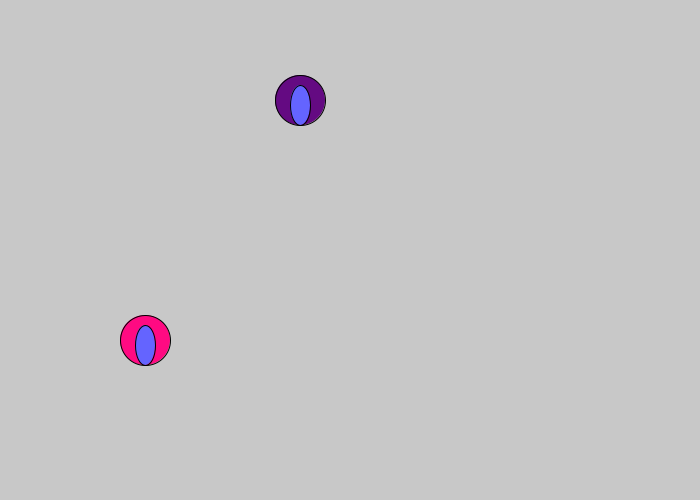
Frame 1 (no input)
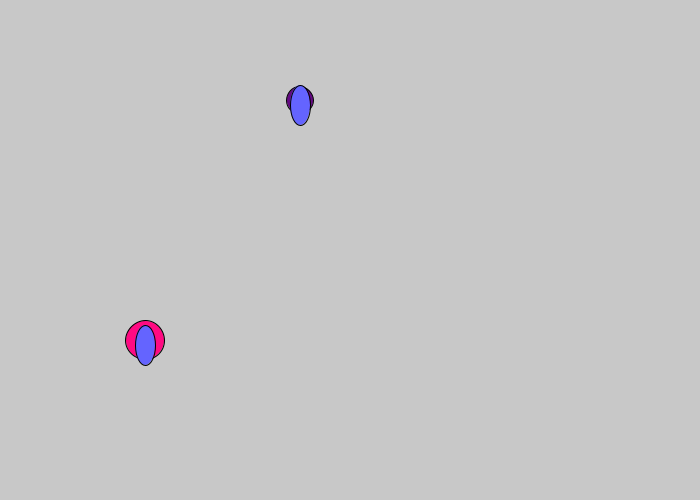
Frame 60 (the mouse pressed at the canvas centre just before this capture)
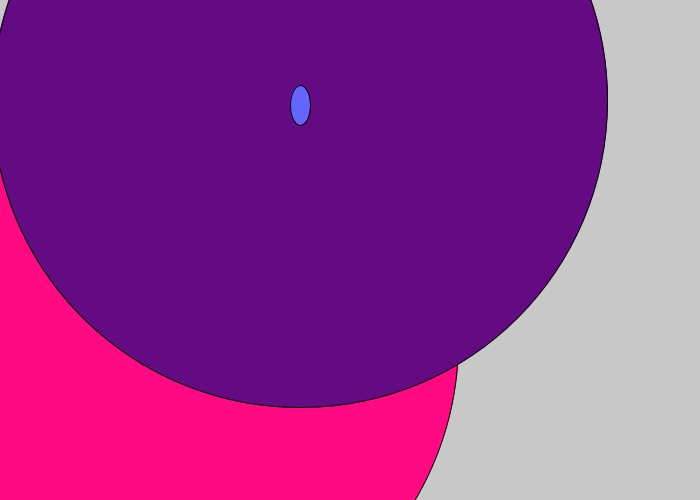
Frame 120 (the mouse held since frame 60 and released just before this capture)

The Processing sketch that drew these frames (run headless with seeded random() and noise(); from frame 60 on, the mouse is pressed at the canvas centre):

// Processing sketch: processing_79447
// ── processing_79447.pde

//Code From Class: Array Lists, classes
//Ben Norskov
//Nov. 16, 2012

CircleGrow gregory;
CircleGrow marty;

ArrayList newCircles = new ArrayList();

void setup() {
  size(700, 500);

  gregory = new CircleGrow(145, 340, 255);
  newCircles.add(gregory);

  marty = new CircleGrow(300, 100, 100);
  marty.shrink_value = .4;
  newCircles.add(marty);

  smooth();
}
void draw() {
  background(200);

  for (int i = 0; i<newCircles.size(); i += 1) {
    CircleGrow tempCG = (CircleGrow) newCircles.get(i);
    tempCG.display();
    if (mousePressed == true) {
      tempCG.grow();
    } else {
      tempCG.shrink();
    }
  }
}  
void keyPressed() {
  if (key == 'c') {
    //add a new Cirlce Grow Object
    CircleGrow tempCG = new CircleGrow(random(width), random(height), 120);
    newCircles.add(tempCG);
  }
  if (key == 'p') {
    //remove a circleGrow object
    newCircles.remove(0);
  }
}
class CircleGrow {
  float x;
  float y;
  int redValue;
  float circle_radius;
  float shrink_value;
  CircleGrow(float initial_x, float initial_y, int startRedValue) {
    x = initial_x;
    y = initial_y;
    redValue = startRedValue;
    circle_radius = 50;
    shrink_value = .2;
  }
  void display() {
    fill(redValue, 10, 130);
    ellipse(x, y, circle_radius, circle_radius);

    fill(100, 100, 255);
    ellipse(x, y+5, 20, 40);
  }
  void grow() {
    circle_radius = circle_radius + 10;
  }
  void shrink() {
    circle_radius = circle_radius - shrink_value;
  }
}
/*
gregory.display();
 marty.display();
 if (mousePressed == true) {
 gregory.grow();
 marty.grow();
 } else {
 gregory.shrink();
 marty.shrink();
 }
 */
